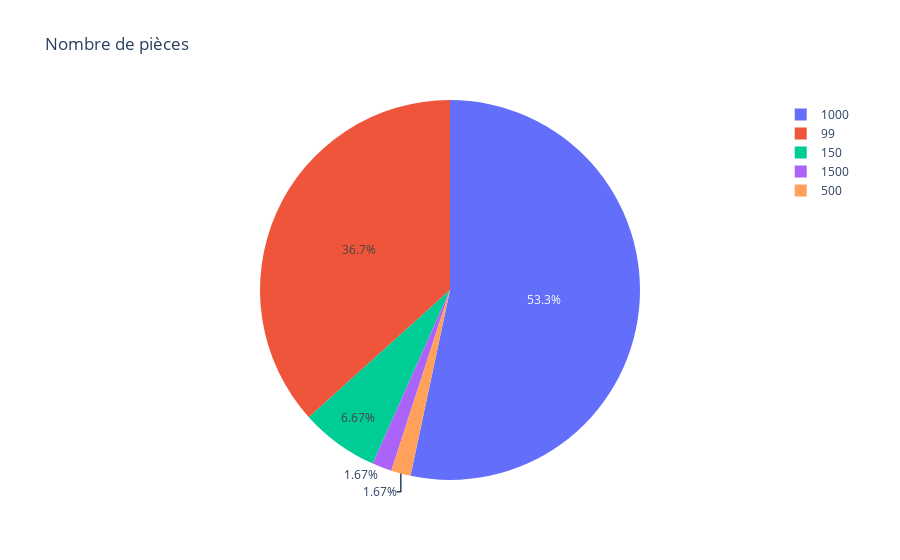

Source (notebook cell):
### Code cell
fig_pieces = px.pie(pieces_distribution, values='count', names='pieces_nb', title='Nombre de pièces',
             labels={'pieces_nb': 'Nombre de pièces'})
fig_pieces

### Figure 1 — Plotly figure (JSON) as saved in the notebook; plotly's stock layout.template omitted (floating-point values rounded to 4 significant figures)
{"data": [{"domain": {"x": [0, 1], "y": [0, 1]}, "hovertemplate": "Nombre de pièces=%{label}<br>count=%{value}<extra></extra>", "labels": [1500, 1000, 500, 150, 99], "legendgroup": "", "name": "", "showlegend": true, "type": "pie", "values": [1, 32, 1, 4, 22]}], "layout": {"legend": {"tracegroupgap": 0}, "title": {"text": "Nombre de pièces"}}}
